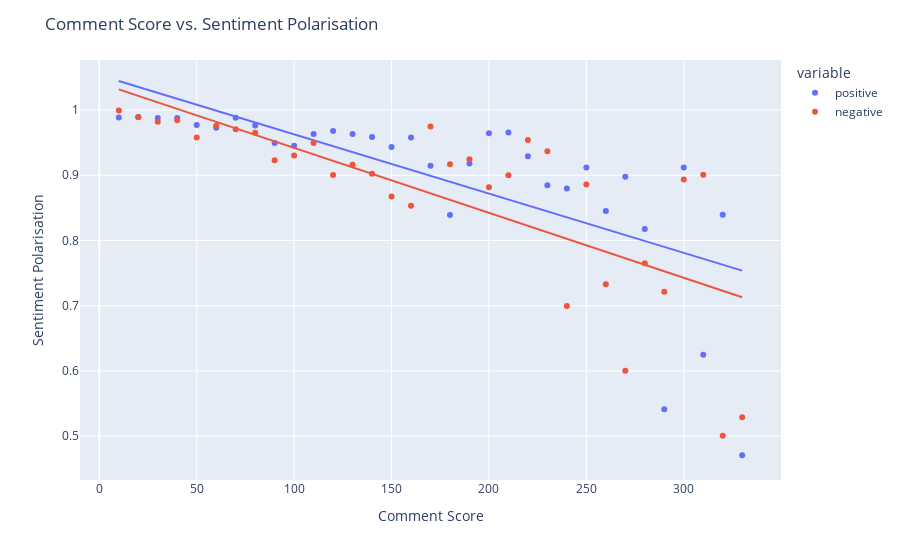

Notebook code for this chart:
### Code cell
fig = px.scatter(
    df,
    x = "score_bucket",
    y = ["positive", "negative"],
    trendline = "ols",
    labels = {
        "score_bucket": "Comment Score",
        "value": "polarization",
    }
)

fig.update_layout(
    title = "Comment Score vs. Sentiment Polarisation",
    xaxis_title = "Comment Score",
    yaxis_title = "Sentiment Polarisation"
)

fig.show()

### Figure 1 — Plotly figure (JSON) as saved in the notebook; plotly's stock layout.template omitted (floating-point values rounded to 4 significant figures)
{"data": [{"hovertemplate": "variable=positive<br>Comment Score=%{x}<br>polarization=%{y}<extra></extra>", "legendgroup": "positive", "marker": {"color": "#636efa", "symbol": "circle"}, "mode": "markers", "name": "positive", "orientation": "v", "showlegend": true, "type": "scatter", "x": [10, 20, 30, 40, 50, 60, 70, 80, 90, 100, 110, 120, 130, 140, 150, 160, 170, 180, 190, 200, 210, 220, 230, 240, 250, 260, 270, 280, 290, 300, 310, 320, 330], "xaxis": "x", "y": [0.9885, 0.9892, 0.9877, 0.9879, 0.9771, 0.9729, 0.988, 0.9762, 0.9493, 0.9451, 0.9632, 0.9677, 0.9632, 0.9587, 0.9432, 0.9579, 0.9147, 0.839, 0.9182, 0.9646, 0.9657, 0.9291, 0.8845, 0.8799, 0.9118, 0.8451, 0.8977, 0.8175, 0.5411, 0.9118, 0.6249, 0.8396, 0.4707], "yaxis": "y"}, {"hovertemplate": "<b>OLS trendline</b><br>value = -0.000908639 * score_bucket + 1.05362<br>R<sup>2</sup>=0.495518<br><br>variable=positive<br>Comment Score=%{x}<br>polarization=%{y} <b>(trend)</b><extra></extra>", "legendgroup": "positive", "marker": {"color": "#636efa", "symbol": "circle"}, "mode": "lines", "name": "positive", "showlegend": false, "type": "scatter", "x": [10, 20, 30, 40, 50, 60, 70, 80, 90, 100, 110, 120, 130, 140, 150, 160, 170, 180, 190, 200, 210, 220, 230, 240, 250, 260, 270, 280, 290, 300, 310, 320, 330], "xaxis": "x", "y": [1.045, 1.035, 1.026, 1.017, 1.008, 0.9991, 0.99, 0.9809, 0.9718, 0.9628, 0.9537, 0.9446, 0.9355, 0.9264, 0.9173, 0.9082, 0.8992, 0.8901, 0.881, 0.8719, 0.8628, 0.8537, 0.8446, 0.8355, 0.8265, 0.8174, 0.8083, 0.7992, 0.7901, 0.781, 0.7719, 0.7629, 0.7538], "yaxis": "y"}, {"hovertemplate": "variable=negative<br>Comment Score=%{x}<br>polarization=%{y}<extra></extra>", "legendgroup": "negative", "marker": {"color": "#EF553B", "symbol": "circle"}, "mode": "markers", "name": "negative", "orientation": "v", "showlegend": true, "type": "scatter", "x": [10, 20, 30, 40, 50, 60, 70, 80, 90, 100, 110, 120, 130, 140, 150, 160, 170, 180, 190, 200, 210, 220, 230, 240, 250, 260, 270, 280, 290, 300, 310, 320, 330], "xaxis": "x", "y": [0.9994, 0.9889, 0.9822, 0.9844, 0.9578, 0.9761, 0.9707, 0.9652, 0.9231, 0.9304, 0.9494, 0.9003, 0.9163, 0.9022, 0.8675, 0.8531, 0.9747, 0.9169, 0.9246, 0.8817, 0.9001, 0.9541, 0.9367, 0.6996, 0.886, 0.733, 0.6003, 0.765, 0.7213, 0.8934, 0.9007, 0.5007, 0.5288], "yaxis": "y"}, {"hovertemplate": "<b>OLS trendline</b><br>value = -0.000996013 * score_bucket + 1.04158<br>R<sup>2</sup>=0.540955<br><br>variable=negative<br>Comment Score=%{x}<br>polarization=%{y} <b>(trend)</b><extra></extra>", "legendgroup": "negative", "marker": {"color": "#EF553B", "symbol": "circle"}, "mode": "lines", "name": "negative", "showlegend": false, "type": "scatter", "x": [10, 20, 30, 40, 50, 60, 70, 80, 90, 100, 110, 120, 130, 140, 150, 160, 170, 180, 190, 200, 210, 220, 230, 240, 250, 260, 270, 280, 290, 300, 310, 320, 330], "xaxis": "x", "y": [1.032, 1.022, 1.012, 1.002, 0.9918, 0.9818, 0.9719, 0.9619, 0.9519, 0.942, 0.932, 0.9221, 0.9121, 0.9021, 0.8922, 0.8822, 0.8723, 0.8623, 0.8523, 0.8424, 0.8324, 0.8225, 0.8125, 0.8025, 0.7926, 0.7826, 0.7727, 0.7627, 0.7527, 0.7428, 0.7328, 0.7229, 0.7129], "yaxis": "y"}], "layout": {"autosize": true, "legend": {"title": {"text": "variable"}, "tracegroupgap": 0}, "margin": {"t": 60}, "title": {"text": "Comment Score vs. Sentiment Polarisation"}, "xaxis": {"anchor": "y", "autorange": true, "domain": [0, 1], "range": [-10.26, 350.3], "title": {"text": "Comment Score"}, "type": "linear"}, "yaxis": {"anchor": "x", "autorange": true, "domain": [0, 1], "range": [0.4271, 1.077], "title": {"text": "Sentiment Polarisation"}, "type": "linear"}}}
